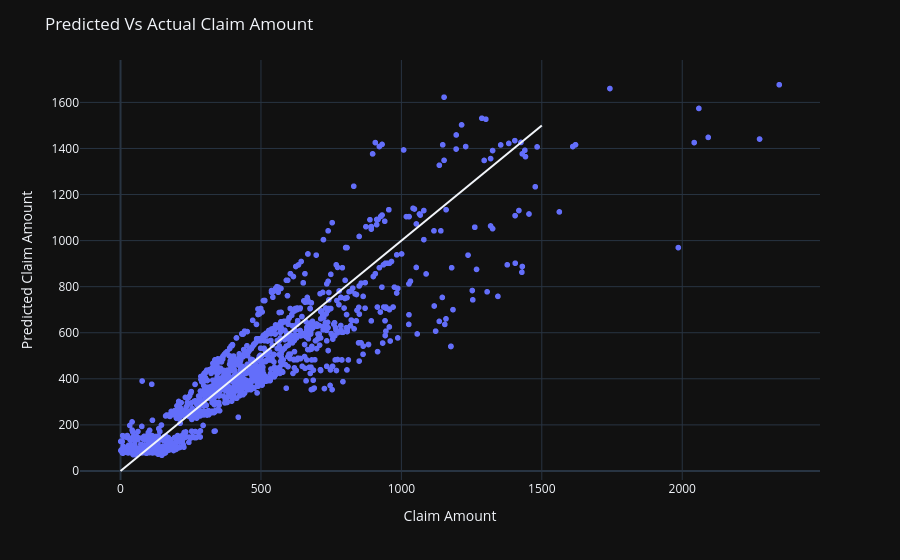

This figure's notebook cell:
### Code cell
fig=px.scatter(x=y_test,
               y=y_pred,
            )

fig.add_shape(
    type="line",
    x0=0,
    y0=0,
    x1=1500,
    y1=1500
)

fig.update_layout(
    title="Predicted Vs Actual Claim Amount",
    xaxis_title="Claim Amount",
    yaxis_title="Predicted Claim Amount"

)

fig.show()

### Figure 1 — Plotly figure (JSON) as saved in the notebook; plotly's stock layout.template omitted (floating-point values rounded to 4 significant figures; data arrays with more than 128 entries replaced by an {"elided": "..."} marker saying what was removed)
{"data": [{"hovertemplate": "x=%{x}<br>y=%{y}<extra></extra>", "legendgroup": "", "marker": {"color": "#636efa", "symbol": "circle"}, "mode": "markers", "name": "", "showlegend": false, "x": {"elided": "1827 float values"}, "xaxis": "x", "y": {"elided": "1827 float values"}, "yaxis": "y", "type": "scattergl"}], "layout": {"xaxis": {"anchor": "y", "domain": [0.0, 1.0], "title": {"text": "Claim Amount"}}, "yaxis": {"anchor": "x", "domain": [0.0, 1.0], "title": {"text": "Predicted Claim Amount"}}, "legend": {"tracegroupgap": 0}, "margin": {"t": 60}, "shapes": [{"type": "line", "x0": 0, "x1": 1500, "y0": 0, "y1": 1500}], "title": {"text": "Predicted Vs Actual Claim Amount"}}}
